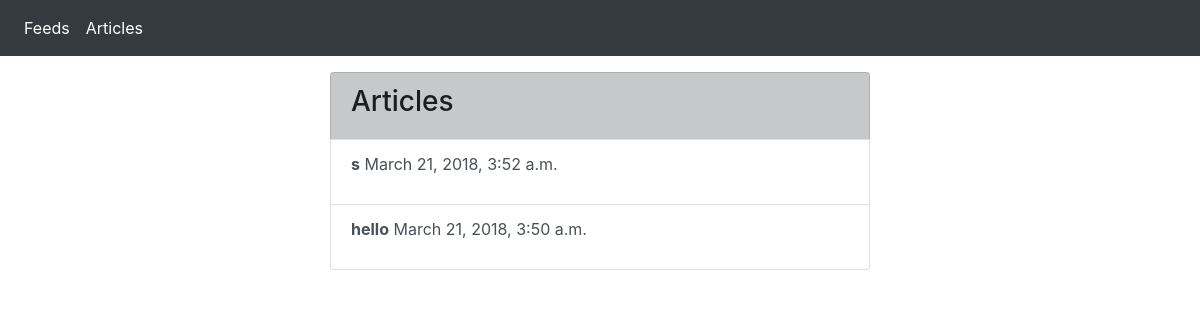
Page /article on the earlier database version.
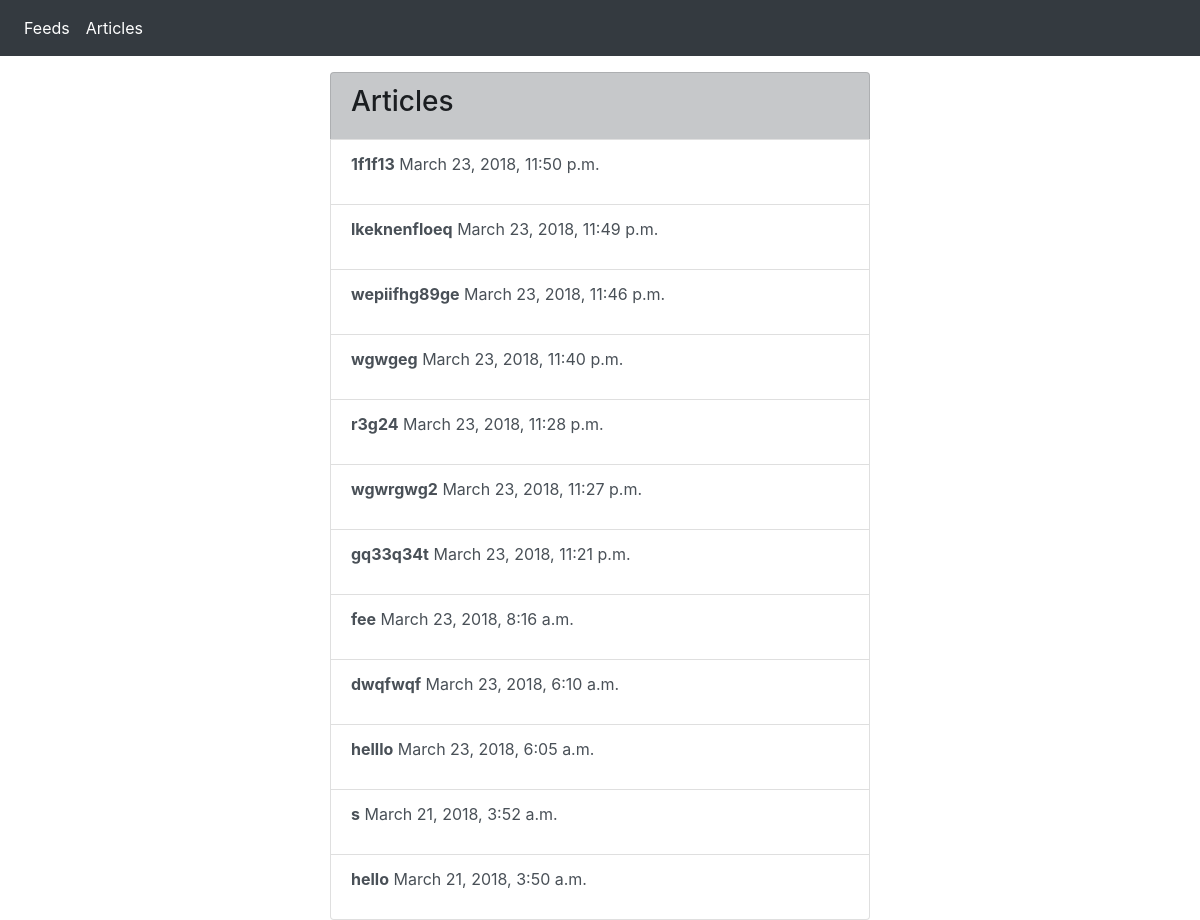
Same page on the later database version.
### article/models.py (models this page shows, shortened)
class Article(models.Model):
	profile = models.ForeignKey(Profile,related_name = 'posted_by',on_delete = models.CASCADE)
	content = models.TextField()
	name = models.CharField(max_length = 50,primary_key = True)
	time = models.DateTimeField()
	like = models.IntegerField(default = 0)
	comment = models.IntegerField(default = 0)
	def get_absolute_url(self):
		return reverse('article-detail',args = [self.name])

### feed/templates/article/articleList.html (shortened to what this page needs)
{% extends "feed/basic.html" %}
{% block content %}
	<div class="list-group mt-3">
        <a href="/" class="list-group-item list-group-item-action list-group-item-dark"><h3>Articles</h3></a>
            {% for u in object_list %}
                <a href="{{ u.get_absolute_url }}" class="list-group-item list-group-item-action"><p><b>{{u.name}}</b> {{u.time}}</p></a>
            {% endfor %}
    </div>
{% endblock %}

Differences in the rows shown:
added Article: name "1f1f13", time "March 23, 2018, 11:50 p.m."
added Article: name "lkeknenfloeq", time "March 23, 2018, 11:49 p.m."
added Article: name "wepiifhg89ge", time "March 23, 2018, 11:46 p.m."
added Article: name "wgwgeg", time "March 23, 2018, 11:40 p.m."
added Article: name "r3g24", time "March 23, 2018, 11:28 p.m."
added Article: name "wgwrgwg2", time "March 23, 2018, 11:27 p.m."
added Article: name "gq33q34t", time "March 23, 2018, 11:21 p.m."
added Article: name "fee", time "March 23, 2018, 8:16 a.m."
added Article: name "dwqfwqf", time "March 23, 2018, 6:10 a.m."
added Article: name "helllo", time "March 23, 2018, 6:05 a.m."
